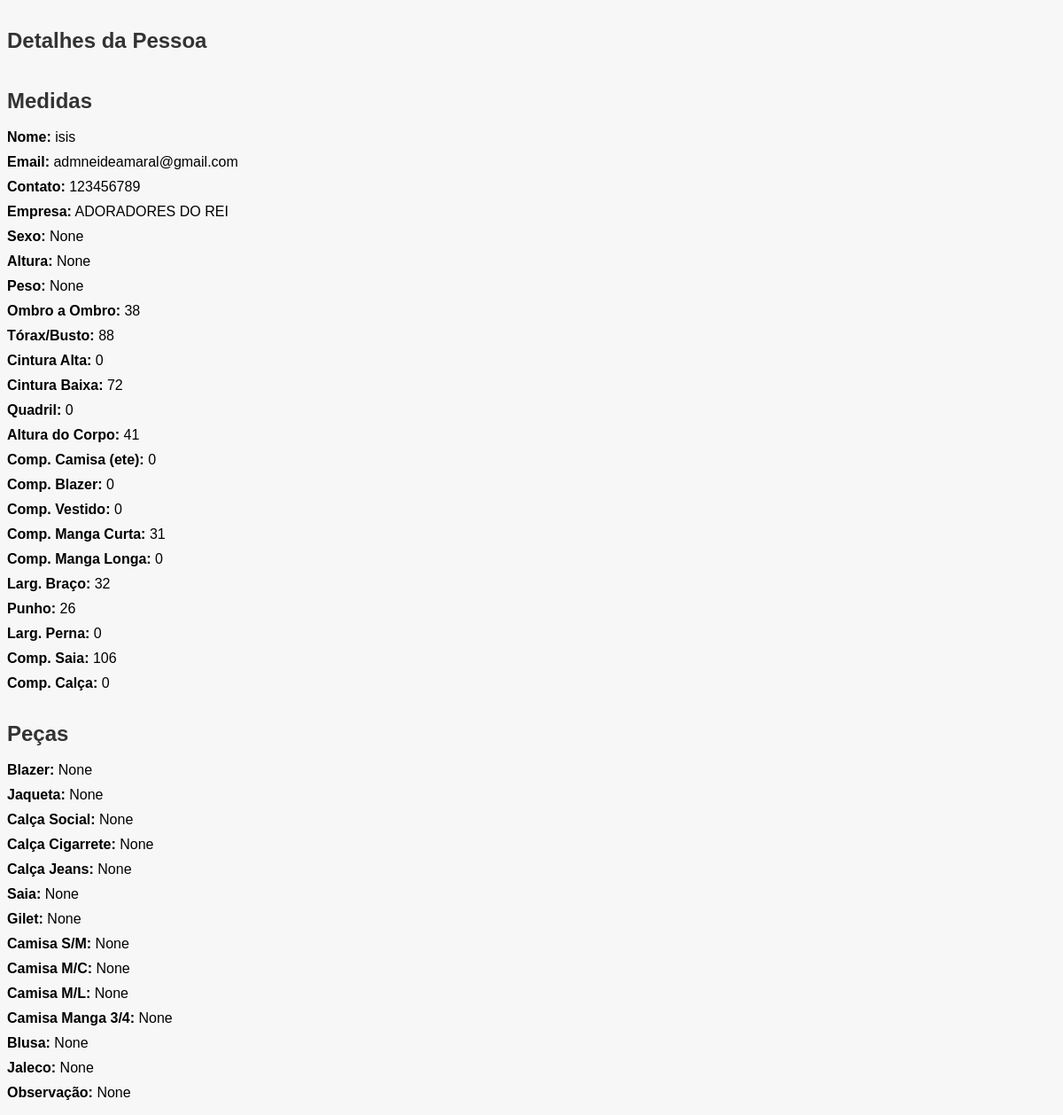
Screenshot of /pessoa/18/ with the database file from the repository.
### app_medidas_clientes/models.py (models this page shows)
class Pessoa(models.Model):
    nome = models.CharField(max_length=100)
    email = models.EmailField()
    telefone_regex = RegexValidator(
        regex=r'^\+?1?\d{9,15}$',
        message="O número de telefone deve estar no formato: '+999999999'."
    )
    contato = models.CharField(validators=[telefone_regex], max_length=16)
    empresa = models.CharField(max_length=110)
    sexo = models.CharField(max_length=20, null=True, blank=True)  # 'Masculino' ou 'Feminino'
    peso = models.DecimalField(max_digits=5, decimal_places=2, null=True, blank=True)
    altura = models.CharField(max_length=3, null=True, blank=True)
    ombro_ombro = models.CharField(max_length=10, null=True, blank=True)
    torax_busto = models.CharField(max_length=10, null=True, blank=True)
    cintura_alta = models.CharField(max_length=10, null=True, blank=True)
    cintura_baixa = models.CharField(max_length=10, null=True, blank=True)
    quadril = models.CharField(max_length=10, null=True, blank=True)
    altura_corpo = models.CharField(max_length=10, null=True, blank=True)
    comp_camisa = models.CharField(max_length=10, null=True, blank=True)
    comp_blazer = models.CharField(max_length=10, null=True, blank=True)
    comp_vestido = models.CharField(max_length=10, null=True, blank=True)
    comp_manga_curta = models.CharField(max_length=10, null=True, blank=True)
    comp_manga_longa = models.CharField(max_length=10, null=True, blank=True)
    larg_braco = models.CharField(max_length=10, null=True, blank=True)
    punho = models.CharField(max_length=10, null=True, blank=True)
    larg_perna = models.CharField(max_length=10, null=True, blank=True)
    comp_saia = models.CharField(max_length=10, null=True, blank=True)
    comp_calca = models.CharField(max_length=10, null=True, blank=True)
    tamanho_blazer = models.CharField(max_length=10, null=True, blank=True)
    tamanho_jaqueta = models.CharField(max_length=10, null=True, blank=True)
    tamanho_calca_social = models.CharField(max_length=10, null=True, blank=True)
    tamanho_calca_cigarrete = models.CharField(max_length=10, null=True, blank=True)
    tamanho_calca_jeans = models.CharField(max_length=10, null=True, blank=True)
    tamanho_saia = models.CharField(max_length=10, null=True, blank=True)
    tamanho_gilet = models.CharField(max_length=10, null=True, blank=True)
    tamanho_camisa_sem_manga = models.CharField(max_length=10, null=True, blank=True)
    tamanho_camisa_manga_curta = models.CharField(max_length=10, null=True, blank=True)
    tamanho_camisa_manga_longa = models.CharField(max_length=10, null=True, blank=True)
    tamanho_camisa_manga_3_4 = models.CharField(max_length=10, null=True, blank=True)
    tamanho_blusa = models.CharField(max_length=10, null=True, blank=True)
    tamanho_jaleco = models.CharField(max_length=10, null=True, blank=True)
    observacao = models.TextField(null=True, blank=True)

### app_medidas_clientes/views.py (the view)
# urls.py: path('pessoa/<int:pessoa_id>/', views.exibir_pessoa, name='detalhes_pessoa'),
def exibir_pessoa(request, pessoa_id):
    pessoa = get_object_or_404(Pessoa, id=pessoa_id)
    return render(request, 'exibir_pessoa.html', {'pessoa': pessoa})

### app_medidas_clientes/templates/exibir_pessoa.html (shortened to what this page needs)
{% load static %}
<!DOCTYPE html>
<html>
  <head>
    <link
      rel="stylesheet"
      type="text/css"
      href="{% static 'app_medidas_clientes/busca.css' %}"
    />
    {% load static %}
  </head>
  <body>
    {% block content %} {% if pessoa %}
    <h2>Detalhes da Pessoa</h2>
    <ul>
      <h2>Medidas</h2>
      <br />
      <li><strong>Nome:</strong> {{ pessoa.nome }}</li>
      <li><strong>Email:</strong> {{ pessoa.email }}</li>
      <li><strong>Contato:</strong> {{ pessoa.contato }}</li>
      <li><strong>Empresa:</strong> {{ pessoa.empresa }}</li>
      <li><strong>Sexo:</strong> {{ pessoa.sexo }}</li>
      <li><strong>Altura:</strong> {{ pessoa.altura }}</li>
      <li><strong>Peso:</strong> {{ pessoa.peso }}</li>
      <li><strong>Ombro a Ombro:</strong> {{ pessoa.ombro_ombro }}</li>
      <li><strong>Tórax/Busto:</strong> {{ pessoa.torax_busto }}</li>
      <li><strong>Cintura Alta:</strong> {{ pessoa.cintura_alta }}</li>
      <li><strong>Cintura Baixa:</strong> {{ pessoa.cintura_baixa }}</li>
      <li><strong>Quadril:</strong> {{ pessoa.quadril }}</li>
      <li><strong>Altura do Corpo:</strong> {{ pessoa.altura_corpo }}</li>
      <li><strong>Comp. Camisa (ete):</strong> {{ pessoa.comp_camisa }}</li>
      <li><strong>Comp. Blazer:</strong> {{ pessoa.comp_blazer }}</li>
      <li><strong>Comp. Vestido:</strong> {{ pessoa.comp_vestido }}</li>
      <li><strong>Comp. Manga Curta:</strong> {{ pessoa.comp_manga_curta }}</li>
      <li><strong>Comp. Manga Longa:</strong> {{ pessoa.comp_manga_longa }}</li>
      <li><strong>Larg. Braço:</strong> {{ pessoa.larg_braco }}</li>
      <li><strong>Punho:</strong> {{ pessoa.punho }}</li>
      <li><strong>Larg. Perna:</strong> {{ pessoa.larg_perna }}</li>
      <li><strong>Comp. Saia:</strong> {{ pessoa.comp_saia }}</li>
      <li><strong>Comp. Calça:</strong> {{ pessoa.comp_calca }}</li>
      <h2>Peças</h2>
      <br />
      <li><strong>Blazer:</strong> {{ pessoa.tamanho_blazer }}</li>
      <li><strong>Jaqueta:</strong> {{ pessoa.tamanho_jaqueta }}</li>
      <li><strong>Calça Social:</strong> {{ pessoa.tamanho_calca_social }}</li>
      <li>
        <strong>Calça Cigarrete:</strong> {{ pessoa.tamanho_calca_cigarrete }}
      </li>
      <li><strong>Calça Jeans:</strong> {{ pessoa.tamanho_calca_jeans }}</li>
      <li><strong>Saia:</strong> {{ pessoa.tamanho_saia }}</li>
      <li><strong>Gilet:</strong> {{ pessoa.tamanho_gilet }}</li>
      <li>
        <strong>Camisa S/M:</strong> {{ pessoa.tamanho_camisa_sem_manga }}
      </li>
      <li>
        <strong>Camisa M/C:</strong> {{ pessoa.tamanho_camisa_manga_curta }}
      </li>
      <li>
        <strong>Camisa M/L:</strong> {{ pessoa.tamanho_camisa_manga_longa }}
      </li>
      <li>
        <strong>Camisa Manga 3/4:</strong> {{ pessoa.tamanho_camisa_manga_3_4 }}
      </li>
      <li><strong>Blusa:</strong> {{ pessoa.tamanho_blusa }}</li>
      <li><strong>Jaleco:</strong> {{ pessoa.tamanho_jaleco }}</li>
      <li><strong>Observação:</strong> {{ pessoa.observacao }}</li>
    </ul>
    {% else %}
    <p>Pessoa não encontrada.</p>
    {% endif %} {% endblock %}
  </body>
</html>

### app_medidas_clientes/static/app_medidas_clientes/busca.css (style rules this page uses)
body { font-family: Arial, sans-serif; background-color: #f7f7f7; }
h2, p { margin: 0; padding-top: 1em; color: #333; }
ul { list-style: none; padding: 0; }
li { margin-bottom: 10px; }

### app_medidas_clientes/templates/exibir_pessoa.html (style rules this page uses)
body { font-family: Arial, sans-serif; background-color: #f7f7f7; }
h2 { color: #333; }
ul { list-style: none; padding: 0; }
li { margin-bottom: 10px; }

### rows the page displays
Pessoa: nome "isis", email "admneideamaral@gmail.com", contato "123456789", empresa "ADORADORES DO REI", sexo "None", altura "None", peso "None", ombro_ombro "38", torax_busto "88", cintura_alta "0", cintura_baixa "72", quadril "0", altura_corpo "41", comp_camisa "0", comp_blazer "0", comp_vestido "0", comp_manga_curta "31", comp_manga_longa "0", larg_braco "32", punho "26", larg_perna "0", comp_saia "106", comp_calca "0", tamanho_blazer "None", tamanho_jaqueta "None", tamanho_calca_social "None", tamanho_calca_cigarrete "None", tamanho_calca_jeans "None", tamanho_saia "None", tamanho_gilet "None", tamanho_camisa_sem_manga "None", tamanho_camisa_manga_curta "None", tamanho_camisa_manga_longa "None", tamanho_camisa_manga_3_4 "None", tamanho_blusa "None", tamanho_jaleco "None", observacao "None"
